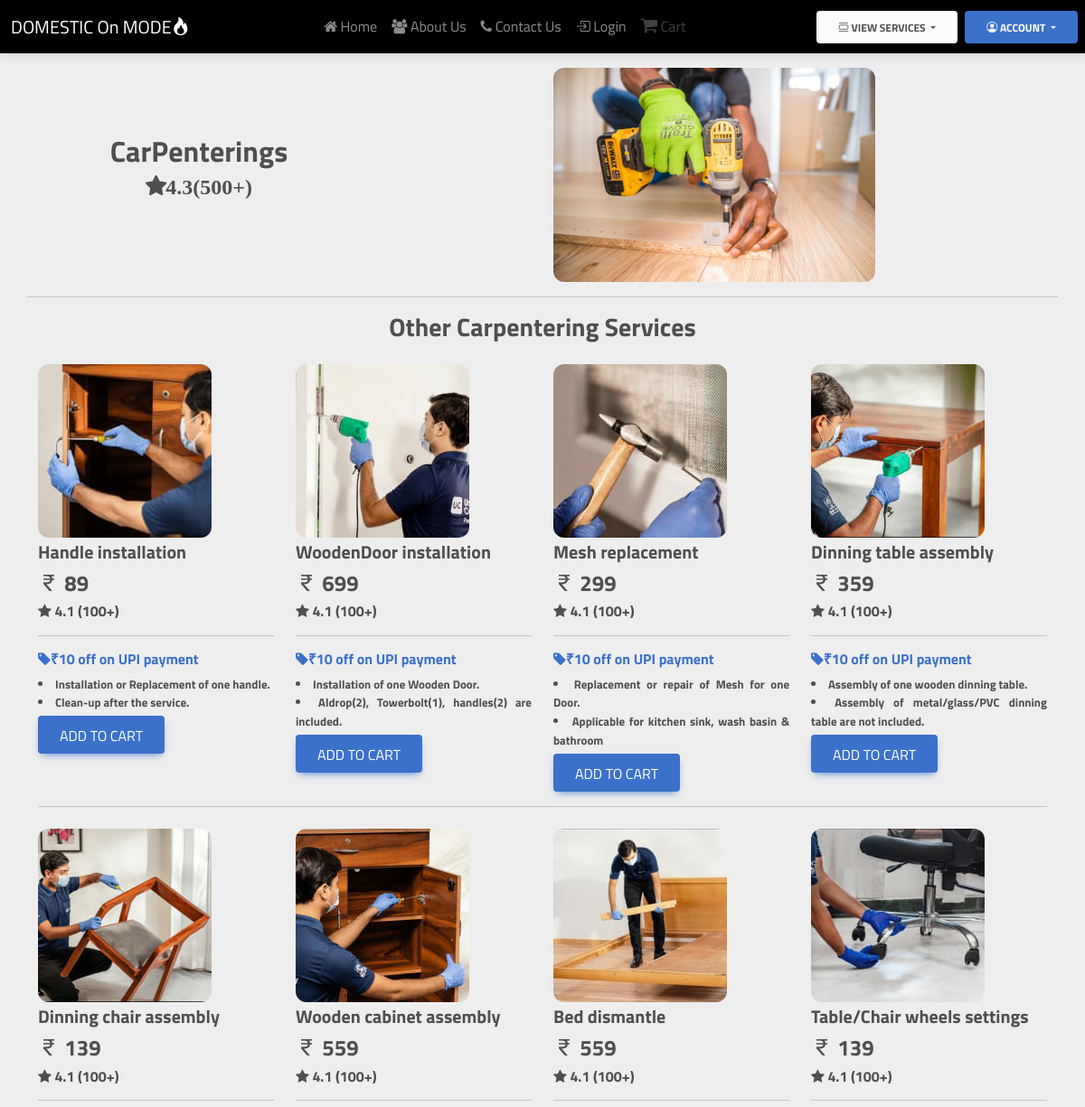
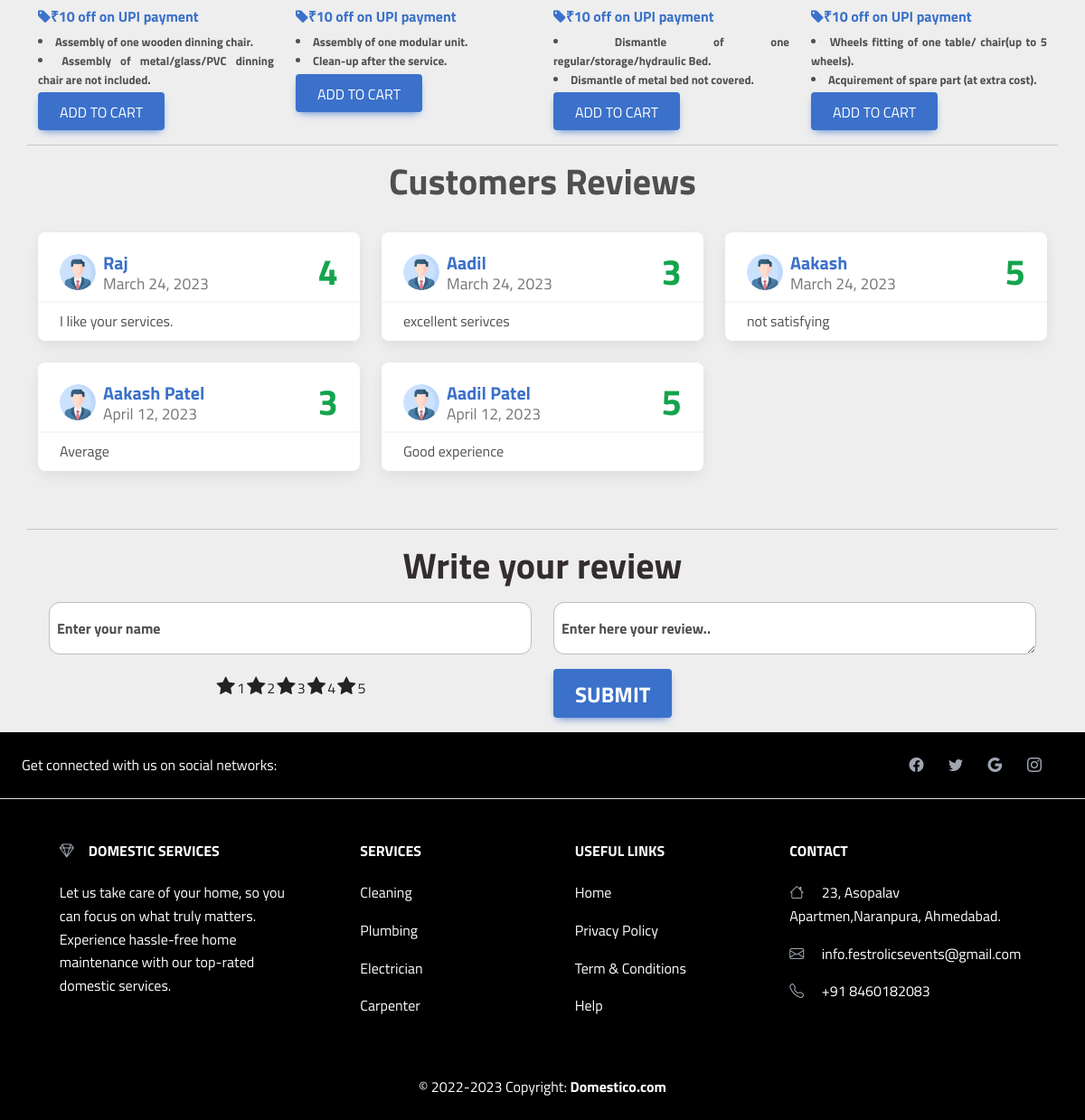
Screenshot of /carpenter/ with the database file from the repository (2 pictures, top to bottom).
### Services/models.py (models this page shows, shortened)
class Carpenter(models.Model):
    sno = models.AutoField(primary_key=True)
    ServiceName = models.CharField(max_length=30)
    description1 = models.CharField(max_length=200)
    description2 = models.CharField(max_length=200)
    category = models.CharField(max_length=20)
    offer = models.CharField(max_length=50,default="")
    price = models.IntegerField(default=0)
    image = models.ImageField(upload_to='Services/images/carpenter')

class Review(models.Model):
    sno=models.AutoField(primary_key=True)
    uname=models.CharField(max_length=30)
    comment=models.TextField()
    rating=models.IntegerField(default=1)
    dt=models.DateField(default=date.today())

### Services/views.py (the view, shortened to what this page needs)
# urls.py: path('carpenter/',sv.carpenter,name="carpenter"),
def carpenter(request):
    carpenter = Carpenter.objects.all()
    info=Review.objects.all()[:6]
    params = {'carpenter':carpenter,'info':info}
    return render(request, 'carpenter.html',params)

### Home/templates/Home/carpenter.html (shortened to what this page needs)
{% extends 'basic.html' %}
{% block body%}
    <div class="container mt-3">
        <div class="row text-center">
            <div class="col-lg-4 col-sm-4 col-md-8 align-self-center">
                <h2 class="fw-bolder">CarPenterings</h2>
                <p><span class="fa fa-star fw-bolder fs-4">4.3(500+)</span></p>
            </div>
            <div class="col-lg-4 col-sm-4 col-md-4 mx-auto">
                <img class="img-fluid hover-shadow rounded-6" width="450px" height="300px" src="../static/carp3.jpg"
                    alt="">
            </div>
        </div>
    </div>
    <hr class="container mt-3">
    <div class="container">
        <h3 class="text-center fw-bolder mb-3">Other Carpentering Services</h3>
        <div class="row">
            {% for i in carpenter|slice:"0:" %}
            <div class="col-lg-3 mt-2">
                <img src="/media/{{i.image}}" alt="" class="img-fluid hover-shadow rounded-6">
                <h5 class="mt-1 fw-bolder">{{i.ServiceName}}</h5>
                <h4 class="fw-bolder"><span class="bi bi-currency-rupee"></span> {{i.price}}</h4>
                <h6 class="fw-bolder"><span class="fa fa-star"></span> 4.1 (100+)</h6>
                <hr>
                <a href="#!">
                    <h6 class="fw-bolder"><span class="fa fa-tag"></span>{{i.offer}}</h6>
                </a>
                <li class="is-justified  fs-7">
                    {{i.description1}}
                </li>
                <li class="is-justified fs-7">
                    {{i.description2}}
                </li>
                <form action="{% url 'add_to_cart' cat=i.category sno=i.sno %}" method="POST">
                <button type="submit" id="Sr-{{i.sno}}" class="btn btn-primary fs-6 mt-1 cart">Add to cart</button>
                </form>
            </div>
            {% if forloop.counter|divisibleby:4 and forloop.counter > 0 and not forloop.last %}
        </div>
        <hr>
        <div class="row">
            {% endif %}
            {% endfor %}
        </div>
    </div>
    <hr class="container mt-3">
    <h4 class="fw-bolder text-center fs-1 ">Customers Reviews</h4>
    <div class="container py-4">
        <div class="ex1 row row-cols-1 row-cols-md-2 row-cols-xl-3 g-4 mb-4">
            {% for info in info %}
            <div class="col">
                <div class="card h-100 card-review">
                    <div class="card-header pb-0 d-flex flex-row justify-content-between align-items-center">
                        <div class="d-flex align-items-center">
                            <img class="rounded-circle me-2" src="../static/profile.png" />
                            <div class="d-flex flex-column justify-content-center align-items-start fs-5 lh-sm">
                                <b class="text-primary">{{ info.uname }}</b>
                                <small class="text-muted">{{ info.dt }}</small>
                            </div>
                        </div>
                        <span class="fs-1 my-0 fw-bolder text-success">{{info.rating}}</span>
                    </div>
                    <div class="card-body py-2">
                        <p class="card-text is-justified">{{ info.comment }}</p>
                    </div>
                </div>
            </div>
            {% endfor %}
        </div>
    </div>
    <hr class="container">
    <form action="{% url 'carpenter' %}" method="post">
    <div class="container">
        <h4 class="fs-1 fw-bolder text-center text-dark">Write your review</h4>
        <div class="row mx-auto my-3">
            <div class="form-floating mb-3 col-lg-6 col-md-2">
                <input type="text" name="rtext" class="form-control rounded-6" id="floatingInput"
                placeholder="name@example.com">
                <label for="floatingInput" class="mx-2 fw-bolder">Enter your name</label>
            </div>
            <div class="form-floating col-lg-6 col-md-2">
                <textarea class="form-control rounded-6" name="comment" placeholder="Leave a comment here"
                id="floatingTextarea"></textarea>
                <label for="floatingTextarea" class="mx-2 fw-bolder">Enter here your review..</label>
            </div>
            <div class="col-lg-6 col-md-3">
                <div
                class="starrating risingstar d-flex justify-content-center align-items-center flex-row-reverse">
                <input type="radio" id="star5" name="rating" value="5" /><label for="star5"
                title="5 star">5</label>
                <input type="radio" id="star4" name="rating" value="4" /><label for="star4"
                title="4 star">4</label>
                <input type="radio" id="star3" name="rating" value="3" /><label for="star3"
                title="3 star">3</label>
                <input type="radio" id="star2" name="rating" value="2" /><label for="star2"
                            title="2 star">2</label>
                        <input type="radio" id="star1" name="rating" value="1" /><label for="star1"
                            title="1 star">1</label>
                    </div>
                </div>
                <div class="col-lg-6 col-md-2">
                    <button type="submit" class="btn btn-primary fs-4 fw-bolder">Submit</button>
                </div>
            </div>
        </div>
    </form>
{% endblock %}

### Home/static/utils.css (style rules this page uses)
.fs-7 { font-size: 13px; font-weight: bolder; }

### Home/static/style.css (style rules this page uses)
* { margin: 0; padding: 0; font-family: 'Titillium Web', sans-serif; box-sizing: border-box; }
.is-justified { text-align: justify; margin: 0 auto; max-width: 50em; }
.card-review img { width: 2.5rem; height: 2.5rem; }
.starrating>label:before { content: "\f005"; margin: 2px; font-size: 22px; font-family: FontAwesome; display: inline-block; }
.starrating>label { color: #222222; }

### rows the page displays
Carpenter: image (picture), ServiceName "Handle installation", price "89", offer "₹10 off on UPI payment", description1 "Installation or Replacement of one handle.", description2 "Clean-up after the service."
Carpenter: image (picture), ServiceName "WoodenDoor installation", price "699", offer "₹10 off on UPI payment", description1 "Installation of one Wooden Door.", description2 "Aldrop(2), Towerbolt(1), handles(2) are included."
Carpenter: image (picture), ServiceName "Mesh replacement", price "299", offer "₹10 off on UPI payment", description1 "Replacement or repair of Mesh for one Door.", description2 "Applicable for kitchen sink, wash basin & bathroom"
Carpenter: image (picture), ServiceName "Dinning table assembly", price "359", offer "₹10 off on UPI payment", description1 "Assembly of one wooden dinning table.", description2 "Assembly of metal/glass/PVC dinning table are not included."
Carpenter: image (picture), ServiceName "Dinning chair assembly", price "139", offer "₹10 off on UPI payment", description1 "Assembly of one wooden dinning chair.", description2 "Assembly of metal/glass/PVC dinning chair are not included."
Carpenter: image (picture), ServiceName "Wooden cabinet assembly", price "559", offer "₹10 off on UPI payment", description1 "Assembly of one modular unit.", description2 "Clean-up after the service."
Carpenter: image (picture), ServiceName "Bed dismantle", price "559", offer "₹10 off on UPI payment", description1 "Dismantle of one regular/storage/hydraulic Bed.", description2 "Dismantle of metal bed not covered."
Carpenter: image (picture), ServiceName "Table/Chair wheels settings", price "139", offer "₹10 off on UPI payment", description1 "Wheels fitting of one table/ chair(up to 5 wheels).", description2 "Acquirement of spare part (at extra cost)."
Review: uname "Raj", dt "March 24, 2023", rating "4", comment "I like your services."
Review: uname "Aadil", dt "March 24, 2023", rating "3", comment "excellent serivces"
Review: uname "Aakash", dt "March 24, 2023", rating "5", comment "not satisfying"
Review: uname "Aakash Patel", dt "April 12, 2023", rating "3", comment "Average"
Review: uname "Aadil Patel", dt "April 12, 2023", rating "5", comment "Good experience"
